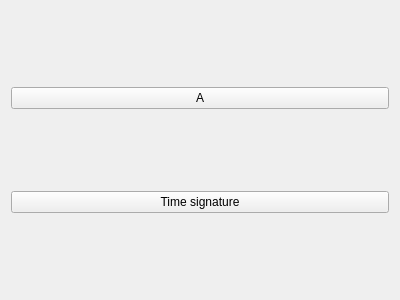
<?xml version="1.0" encoding="UTF-8"?>
<ui version="4.0">
 <class>MidiTestSource</class>
 <widget class="QWidget" name="MidiTestSource">
  <property name="geometry">
   <rect>
    <x>0</x>
    <y>0</y>
    <width>400</width>
    <height>300</height>
   </rect>
  </property>
  <property name="windowTitle">
   <string>Form</string>
  </property>
  <layout class="QVBoxLayout" name="verticalLayout">
   <item>
    <widget class="QPushButton" name="aNote">
     <property name="text">
      <string>A</string>
     </property>
     <property name="checkable">
      <bool>true</bool>
     </property>
    </widget>
   </item>
   <item>
    <widget class="QPushButton" name="timeSignature">
     <property name="text">
      <string>Time signature</string>
     </property>
    </widget>
   </item>
  </layout>
 </widget>
 <resources/>
 <connections/>
</ui>
